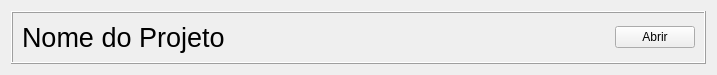
<?xml version="1.0" encoding="UTF-8"?>
<ui version="4.0">
 <class>Form</class>
 <widget class="QWidget" name="Form">
  <property name="geometry">
   <rect>
    <x>0</x>
    <y>0</y>
    <width>717</width>
    <height>72</height>
   </rect>
  </property>
  <property name="windowTitle">
   <string>Form</string>
  </property>
  <layout class="QVBoxLayout" name="verticalLayout">
   <item>
    <widget class="QFrame" name="frame">
     <property name="frameShape">
      <enum>QFrame::Box</enum>
     </property>
     <property name="frameShadow">
      <enum>QFrame::Raised</enum>
     </property>
     <layout class="QHBoxLayout" name="horizontalLayout">
      <item>
       <widget class="QLabel" name="nome_do_projeto">
        <property name="sizePolicy">
         <sizepolicy hsizetype="Preferred" vsizetype="Fixed">
          <horstretch>0</horstretch>
          <verstretch>0</verstretch>
         </sizepolicy>
        </property>
        <property name="font">
         <font>
          <family>Arial</family>
          <pointsize>20</pointsize>
          <weight>9</weight>
          <italic>false</italic>
          <bold>false</bold>
         </font>
        </property>
        <property name="styleSheet">
         <string notr="true">font: 75 20pt &quot;Arial&quot;;</string>
        </property>
        <property name="text">
         <string>Nome do Projeto</string>
        </property>
       </widget>
      </item>
      <item>
       <spacer name="horizontalSpacer">
        <property name="orientation">
         <enum>Qt::Horizontal</enum>
        </property>
        <property name="sizeHint" stdset="0">
         <size>
          <width>387</width>
          <height>20</height>
         </size>
        </property>
       </spacer>
      </item>
      <item>
       <widget class="QPushButton" name="abrir_button">
        <property name="text">
         <string>Abrir</string>
        </property>
       </widget>
      </item>
     </layout>
    </widget>
   </item>
  </layout>
 </widget>
 <resources/>
 <connections/>
</ui>
